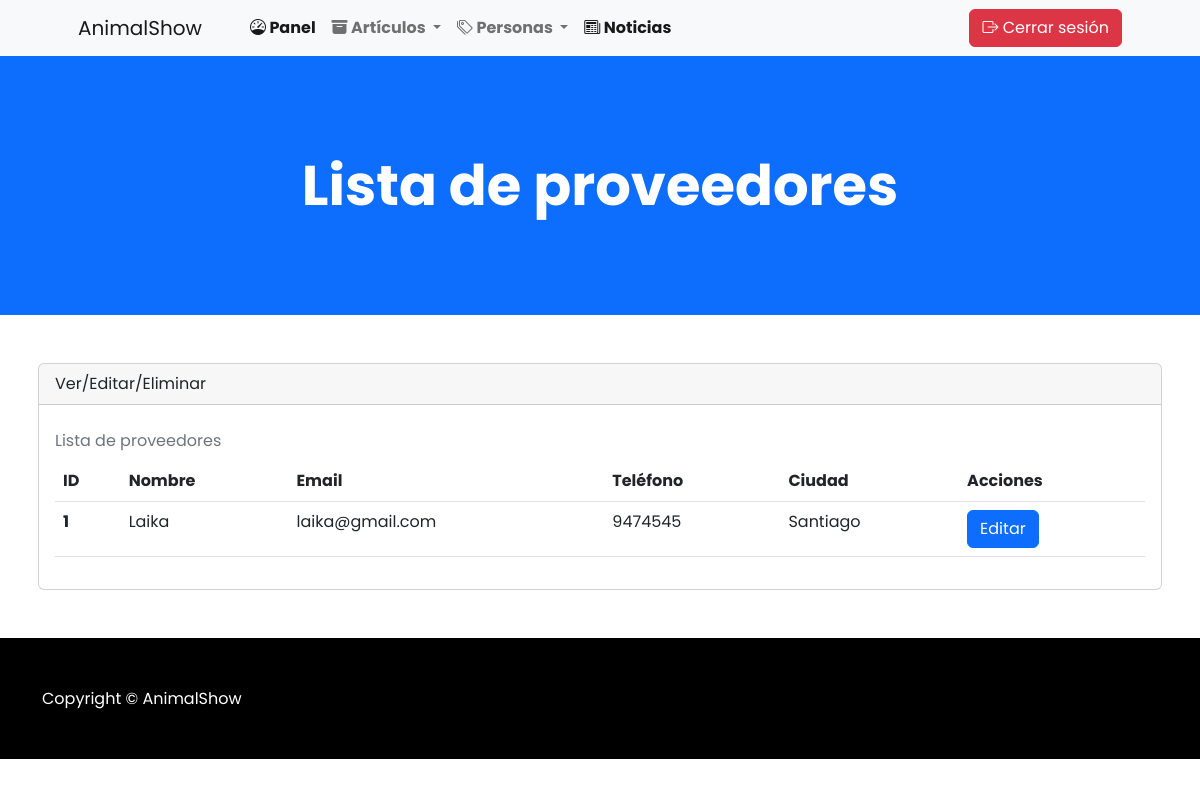
/proveedores, run on the app's committed database.
### apps/Shopanimal/models.py (models this page shows, shortened)
class Proveedor(models.Model):
    id_proveedor = models.IntegerField(primary_key=True)
    nombre_proveedor = models.CharField(max_length=100)
    email = models.CharField(max_length=100)
    telefono = models.CharField(max_length=50)
    ciudad = models.CharField(max_length=100)

### apps/Shopanimal/views.py (the view)
# urls.py: path('proveedores',views.cargarListaProveedores),
def cargarListaProveedores(request):
    proveedores = Proveedor.objects.all()
    return render(request,"agregarProv.html",{"lprove":proveedores})

### apps/Shopanimal/templates/agregarProv.html (shortened to what this page needs)
{% extends './baseAdmin.html' %} {% load static %} {% block head %}
<link rel="stylesheet" href="{% static 'css/style.css' %}" />
{% endblock %} {% block body %}
<header class="bg-primary py-5">
  <div class="container px-4 px-lg-5 my-5">
    <div class="text-center text-white">
      <h1 class="display-4 fw-bolder">Lista de proveedores</h1>
    </div>
  </div>
</header>
<div class="container px-4 px-lg-2 mt-5 mb-5">
  <div class="card">
      <div class="card-header">
        Ver/Editar/Eliminar
      </div>
      <div class="card-body">
        <table class="table caption-top">
          <caption>
            Lista de proveedores
          </caption>
          <thead>
            <tr>
              <th scope="col">ID</th>
              <th scope="col">Nombre</th>
              <th scope="col">Email</th>
              <th scope="col">Teléfono</th>
              <th scope="col">Ciudad</th>
              <th scope="col">Acciones</th>
            </tr>
          </thead>
          <tbody>
            {% for p in lprove %}
            <tr>
              <th scope="row">{{p.id_proveedor}}</th>
              <td>{{p.nombre_proveedor}}</td>
              <td>{{p.email}}</td>
              <td>{{p.telefono}}</td>
              <td>{{p.ciudad}}</td>
              <td>
                <a href="/editarProducto/{{p.sku}}" class="btn btn-primary">Editar</a>
              </td>
            </tr>
            {% endfor %}
          </tbody>
        </table>
      </div>
    </div>
</div>
{% endblock %}

### data on the page
Proveedor: id_proveedor "1", nombre_proveedor "Laika", email "laika@gmail.com", telefono "9474545", ciudad "Santiago"
